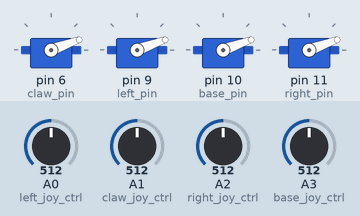
Bench run of a sketch on a simulated Arduino Uno, built with avr-gcc and run on an emulated ATmega328P. On the bench: 4 × servo. The inputs (shaded band) are chosen by the test bench; at power-on: A1 (claw_joy_ctrl) = 512, A3 (base_joy_ctrl) = 512, A0 (left_joy_ctrl) = 512, A2 (right_joy_ctrl) = 512.

Above: at 1.2 s.
1.3 s: A1 (claw_joy_ctrl) set to 638
2.8 s: A1 (claw_joy_ctrl) set to 660
At 3.25 s:
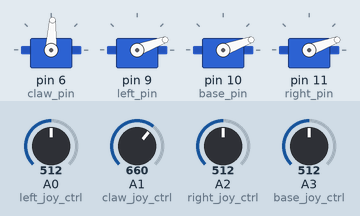
At 4.6 s:
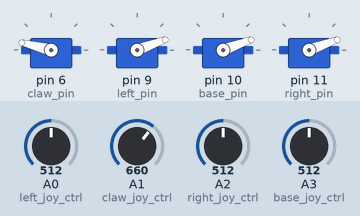
5.2 s: A3 (base_joy_ctrl) set to 641
6.7 s: A3 (base_joy_ctrl) set to 659
At 8.7 s:
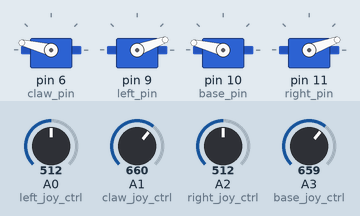
9.1 s: A0 (left_joy_ctrl) set to 360
10.6 s: A0 (left_joy_ctrl) set to 338
At 12.9 s:
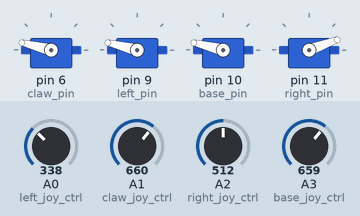
Timing chart, 0 to 14.0 s (numbered marks = the images above; inputs shaded):
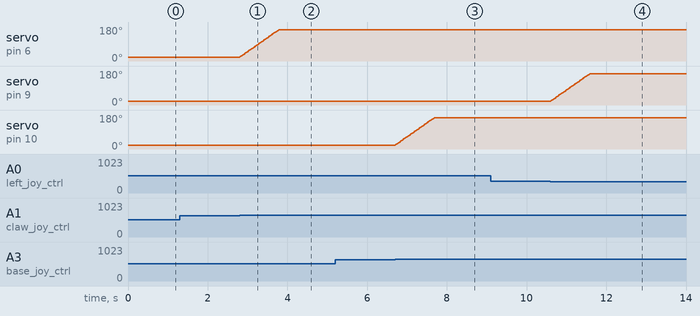

Measured:
- the behaviour switches between 650 and 651 on A1 (claw_joy_ctrl) (found by bisection; images 0 and 1)
- the behaviour switches between 650 and 651 on A3 (base_joy_ctrl) (found by bisection; images 2 and 3)
- the behaviour switches between 350 and 349 on A0 (left_joy_ctrl) (found by bisection; images 3 and 4)
- after the input at 1.3 s, every drawn part: stays the same
- after the input at 2.8 s, servo on pin 6 (claw_pin): moves from 20° to 166° over 0.98 s, starting at once
- after the input at 5.2 s, every drawn part: stays the same
- after the input at 6.7 s, servo on pin 10 (base_pin): moves from 20° to 166° over 0.98 s, starting at once
- after the input at 9.1 s, every drawn part: stays the same
- after the input at 10.6 s, servo on pin 9 (left_pin): moves from 20° to 166° over 0.98 s, starting at once

The sketch:

ServoTimer2_joystick.ino
```cpp
#include <ServoTimer2.h>

ServoTimer2 claw;  // create servo object to control claw
ServoTimer2 left;
ServoTimer2 base;
ServoTimer2 right;

int left_joy_ctrl = A0;    // analog pin used to connect the Joystick1
int base_joy_ctrl = A3;    // analog pin used to connect the Joystick1
int right_joy_ctrl = A2;   // analog pin used to connect the Joystick2
int claw_joy_ctrl = A1;   // analog pin used to connect the Joystick2

int left_joy_val;        // variable to read the value from the analog pin
int base_joy_val;
int right_joy_val;
int claw_joy_val;

int claw_pin = 6;   // variable to assign the servo to pin 6
int left_pin = 9;   // variable to assign the servo to pin 9
int base_pin = 10;  // variable to assign the servo to pin 10
int right_pin = 11;  // variable to assign the servo to pin 11

int initial_positionL = 750;
int initial_positionB = 750;
int initial_positionR = 750;
int initial_positionC = 750;

void setup ( ) {
Serial.begin (9600) ;

claw.attach (claw_pin) ;   // attaches the servo by reading the value from the variable
left.attach (left_pin) ;
base.attach (base_pin) ;
right.attach (right_pin) ;

claw.write (initial_positionL);  // Initially the default position of the servo
left.write (initial_positionB);
base.write (initial_positionR);
right.write (initial_positionC);

}

void loop ( ) {

left_joy_val = analogRead (left_joy_ctrl);  // reads the value of the joystick1 (value between 0 and 1023)
base_joy_val = analogRead (base_joy_ctrl);

right_joy_val = analogRead (right_joy_ctrl);   // reads the value of the joystick2 (value between 0 and 1023)
claw_joy_val = analogRead (claw_joy_ctrl) ;
//Serial.println(claw_joy_val);

// if less than 300 or more than 700 the servo should move otherwise nothing
// Controlling the claw and base motor using 1st joystick
if (left_joy_val < 350)
{
if (initial_positionL > 2250)
{ }
else
{
  initial_positionL = initial_positionL + 16;
  left.write (initial_positionL);
  delay (10);
}
}
if (left_joy_val > 650)
{
if (initial_positionL < 755)
{ }
else
{
initial_positionL = initial_positionL - 16;
left.write (initial_positionL) ;
delay (10) ;
}
}

if (base_joy_val > 650){
if (initial_positionB > 2250)
{ }
else
{ initial_positionB = initial_positionB + 16;
base.write (initial_positionB);
delay (10) ;
}
}
if (base_joy_val < 350)
{
if (initial_positionB < 755)
{ }
else
{
initial_positionB = initial_positionB - 16;
base.write (initial_positionB) ;
delay (10) ;
}
}

// if less than 300 or more than 700 the servo should move otherwise nothing
// Controlling the left and right motor using 2nd joystick

if (right_joy_val > 650)
{
if (initial_positionR < 755)
{ }
else
{
  initial_positionR = initial_positionR - 16;
  right.write (initial_positionR);
  delay (10) ;
}
}
if (right_joy_val < 350)
{
if (initial_positionR > 2250)
{}
else
{
initial_positionR = initial_positionR + 16;
right.write (initial_positionR) ;
delay (10) ;
}
}

if (claw_joy_val < 350){
if (initial_positionC < 755)
{ }
else
{ initial_positionC = initial_positionC - 16;
claw.write (initial_positionC);
delay (10) ;
}
}
if (claw_joy_val > 650)
{
if (initial_positionC > 2250)
{ }
else
{
initial_positionC = initial_positionC + 16 ;
claw.write ( initial_positionC );
delay (10) ;
}
}
}
```
